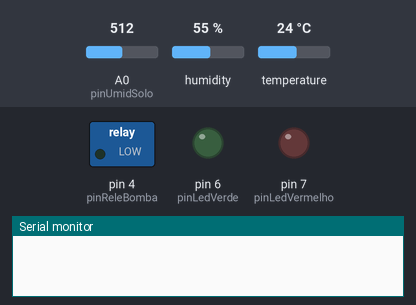
The sketch below on a simulated Arduino Uno, built with avr-gcc and run on an emulated ATmega328P. Parts: switched loads named in the sketch (green lamp = pin HIGH), output pins drawn as LEDs (lit = HIGH), the last lines printed to the serial monitor. The inputs (shaded band) are chosen by the test bench; at power-on: A0 (pinUmidSolo) = 512, humidity 55 %, temperature 24 °C. The modem accepts every AT command (registered, SIM ready, sends succeed) and sends nothing else.

Above: at 0.1 s.
At 18.2 s:
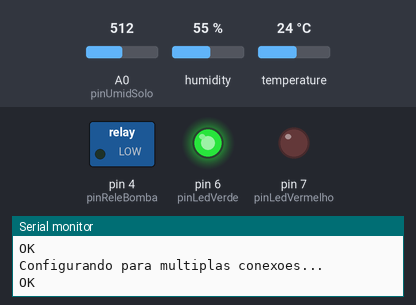
At 19.5 s:
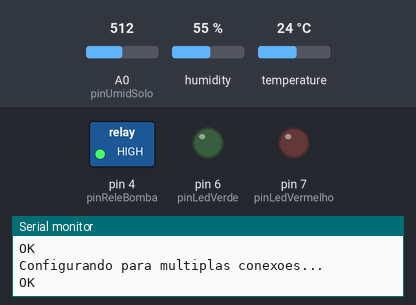
At 29.1 s:
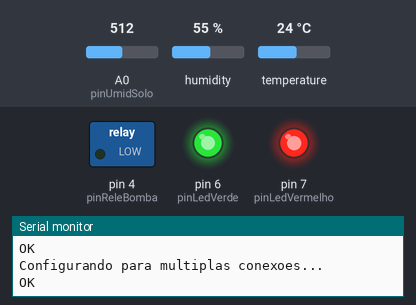
Timing chart, 0 to 30.6 s (numbered marks = the images above):
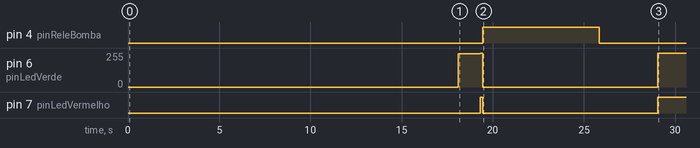

Measured:
- by itself, pin 4 (pinReleBomba): LOW → HIGH at 19.4 s, → LOW 6.4 s later
- by itself, pin 6 (pinLedVerde): 250/255 → 254/255 at 19.3 s, → 0/255 0.12 s later, → 254/255 9.6 s later
- by itself, pin 7 (pinLedVermelho): LOW → HIGH at 19.3 s, → LOW 0.12 s later, → HIGH 9.6 s later

The sketch:

monitoramento_feijao_esp8266_arduino.ino
```cpp
/**
 * Autor: Clébson Luiz
 * Descrição: Projeto muito simples para monitoramento de porção de terra usando arduino,
 *            com os modulos de leitura de umidade do solo, umidade e temperadura do ar,
 *            e acionamento de relé para ligar a irrigação por uma bomba d'agua. Upando os
 *            dados coletados com um modulo wifi esp8266, ou conhecida tambem como ESP-01.
 **/

#include <DHT.h>
#include <SoftwareSerial.h>


/**
 * defindo pinos e algumas das constantes usadas
 **/
#define DEBUG_REDE true
#define DEBUG_SENSORES false

#define pinUmidSolo A0

#define pinRX 10
#define pinTX 11

#define pinLedVermelho 7 // pin para o led vermelho
#define pinLedVerde 6 // pin para o led verde

#define pinDHT 2
#define pinReleBomba 4


const int PRONTO = 0,
          ESPERAR = 1,
          TERMINAR = 2; //Estados

// Cores do led
const int LED_OFF[] = {0, 0}, LED_RED[] = {255, 100}, LED_ORANGE[] = {130, 254}, LED_GREEN[] = {100, 250};

/*
 * Configurações da rede wifi
 **/
const String NOME_WIFI = "exemplo";
const String PASSWORD = "senha123";

/*
 * Host usado para enviar os dados via Put request
 **/
const String HOST = "192.168.1.112";
const int PORT = 8000;
/*
 * variaveis
 **/
String resposta = "";
bool asConn = false;

int valor_analogico = 0;
float porcentUmidSolo = 0;
float tempAr = 0, umidAr = 0;


/*
 * Classe cronometro para controlar o timer sem conjelar o programa o tempo todo.
 **/
class Cronometro
{
  private:
    unsigned long tempoAnterior;
    unsigned long tempoDuracao;

  public:
    Cronometro(long duracao) { // Construtor
      tempoAnterior = 0;
      Start(duracao);
    }

    Cronometro() { // Construtor
      tempoAnterior = 0;
      Cronometro(0);
    }

    void Start(long duracaoSeg) {
      /**
       * Define o tempo de duracao do cronometro.
       **/
      tempoDuracao = duracaoSeg * 1000;
    }

    void Reset() {
      /**
       * reseta o tempo anterior para iniciar uma nova contagem.
       **/
      tempoAnterior = millis();
    }

    long getDuration() {
      /**
       * @return tempo de duracao do cronometro em millisegundos
       **/
      return tempoDuracao;
    }

    boolean IsEncerrado() {
      /**
       * Verifica se o tempo definido foi encerrado
       **/
      unsigned long currentTime = millis();
      if (tempoAnterior <= 0) tempoAnterior = currentTime;
      return ((currentTime - tempoAnterior) > tempoDuracao);
    }
};
/**
  * classe para controlar o acionamento da bomba d'agua.
  **/
class BombaDAgua {

  private:
    int acaoBomba = PRONTO;
    int pinRele;
    boolean _acionarBomba = false;

    Cronometro timerDuracaoBomba;
    Cronometro timerEsperaBomba;

  public:
    BombaDAgua(int pinNum) { //Construtor
      pinRele = pinNum;
    }

    void init() {
      /**
       * inicia o pino do relé
       **/
      pinMode(pinRele, OUTPUT);
    }

    void proximaAcao(int acao) {
      /**
       * Define a proxima acao da bomba.
       **/
      acaoBomba = acao;
    }

    boolean IsAcao(int acao) {
      /**
       * @return verifica qual a atual ação
       **/
      return (acaoBomba == acao);
    }

    void prepararLigarBomba(int duracaoSeg, int esperarSeg) {
      /**
       * Prepara para ligar a bomba dagua definidno a duracao e quanto
       * tempo deve esperar para ligar novamente desde a ultima irrigação
       **/
      _acionarBomba = true;
      timerDuracaoBomba.Start(duracaoSeg);
      timerEsperaBomba.Start(esperarSeg);
    }

    void ligar() {
      /**
       * Aciona o relé da bomba d'agua e reseta o tempo de duracao
       * para iniciar a contagem a partir da contagem atual. a proxima
       * ação é definida como a de terminar/desligar o relé.
       **/
      digitalWrite(pinRele, HIGH);
      timerDuracaoBomba.Reset();
      proximaAcao(TERMINAR);
    }

    void desligar() {
      /**
       * Desliga o relé e reseta o tempo de espera para ligar novamente,
       * a proxima ação é definida como a de esperar ficar pronta novamente.
       **/
      digitalWrite(pinRele, LOW);
      timerEsperaBomba.Reset();
      _acionarBomba = false;
      proximaAcao(ESPERAR);
    }

    boolean IsDesligar() {
      // Verifica a necessidade de desligar a bomba.
      return ((timerDuracaoBomba.IsEncerrado()) && (acaoBomba == TERMINAR));
    }

    boolean IsLigar() {
      // Verifica a necessidade de ligar a bomba.
      return (_acionarBomba && (acaoBomba == PRONTO));
    }

    boolean IsEsperar() {
      // Verifica a necessidade de esperar para ligar novamente.
      return (!(timerEsperaBomba.IsEncerrado()) && (acaoBomba != PRONTO ));
    }

};

/*********************************************
   Configuracao da esp:
   Pino 10 RX Esp_Serial(RX, TX) -> Porta TX do Esp-01
   Pino 11 TX Esp_Serial(RX, TX) -> Porta RX do Esp-01
**********************************************/
SoftwareSerial ESP_Serial(pinRX, pinTX);

/*
 * Defindo o sensor dht que será usado
 **/
DHT dht(pinDHT, DHT11);


BombaDAgua bomba(pinReleBomba);
Cronometro timerPutJsonData(90);


void setup() {
  /**
    * Inicia a configuracao dos pinos dos sensores e do esp
    **/
  if (DEBUG_REDE || DEBUG_SENSORES) {
    Serial.begin(9600);
  }
  ESP_Serial.begin(9600);

  pinMode(pinUmidSolo, INPUT);
  pinMode(pinLedVermelho, OUTPUT);
  pinMode(pinLedVerde, OUTPUT);

  bomba.init();
  dht.begin();

  connectWifi(); // conecta na rede wifi
}


void loop() {
  delay(1000);

  verificarSensores(); //Atualiza os dados do sensores

  /**
   * Só inicia o processo da requisição quando o tempo de espera tiver encerrado e quando a
   * bomba d'agua não estiver ligada, visando evitar da bomba ficar mais tempo acionada do que
   * deveria por causa do tempo que a requisição leva pra terminar.
   */
  if (timerPutJsonData.IsEncerrado() && (bomba.IsAcao(ESPERAR) || bomba.IsAcao(PRONTO))) {
    Serial.println("Iniciando Requests...");

    connectWifi(); // conecta na rede wifi caso a conexão seja encerrada por erro.

    int sendProx = 0;
    int foi = false;

    while (!foi) {

      delay(6000);

      connectHost();

      if (!sendProx) {
        PutDHT11();
        sendProx = 1;
      }
      else {
        PutSoil();
        sendProx = 0;
        foi = true;
      }

      asError();

      String closeCommand = "AT+CIPCLOSE";
      sendCommand(closeCommand, 6000, DEBUG_REDE);
    }
    timerPutJsonData.Reset();
  }
  // else {
  //   if (DEBUG_REDE) {
  //     Serial.println(F("!!!!---Aguardando a rede ficar pronta..."));
  //   }
  // }
  delay(2000);
}

void connectWifi() {
/**
  * Prepara para conecar na rede wifi.
  **/
  while (!asConn) {
    sendCommand("AT+RST", 2000, DEBUG_REDE);
    sendCommand("AT+CWMODE=1", 2000, DEBUG_REDE);

    Serial.println("Conectando a rede...");
    String CWJAP = "AT+CWJAP=\"";
    CWJAP += NOME_WIFI;
    CWJAP += "\",\"";
    CWJAP += PASSWORD;
    CWJAP += "\"";
    sendCommand(CWJAP, 10000, DEBUG_REDE);

    delay(2000);

    if (resposta.indexOf("OK") == -1) {
      Serial.println(F("Atencao: Nao foi possivel conectar a rede WiFi."));
    }
    else {
      Serial.print(F("Sucesso! Conecado a Rede WiFi "));
      Serial.println(NOME_WIFI);

      Serial.println(F("Obtendo endereco de IP na rede..."));
      sendCommand("AT+CIFSR", 1000, DEBUG_REDE);

      Serial.println(F("Configurando para multiplas conexoes..."));
      sendCommand("AT+CIPMUX=1", 1000, DEBUG_REDE);

      asConn = true;

      dualLedColor(LED_GREEN);
    }
  }
}


void dualLedColor(int cor[]) {
 /**
  * Define as cores do led ky-019
  **/
  analogWrite(pinLedVermelho, cor[0]);
  analogWrite(pinLedVerde, cor[1]);
}

boolean asError() {
 /**
  * Verifica se teve algum erro.
  **/
  if (resposta.indexOf("Error") != -1 || resposta.indexOf("busy p") != -1) {
    asConn = false;
    return true;
  }
  return false;
}

boolean connectHost() {
 /**
  * Prepara para iniciar a conexão TCP com o host, para enviar os dados.
  **/
  String cmd = "AT+CIPSTART=1,\"TCP\",\"";
  cmd += HOST;
  cmd += "\",";
  cmd += PORT;

  sendCommand(cmd, 3000, DEBUG_REDE);

  if (ESP_Serial.find("Error")) {
    Serial.println(F("\n-----> Ocorreu um Erro ao tentar connectar ao Host!"));
    return false;
  }

  return true;
}

void PutDHT11() {
/**
  * Put Request com o corpo JSON para enviar os dados do sensor DHT11,
  * após preparar, é enviado o conteudo e então a conexão é encerrada
  **/
  String body = String("{\"nome\":\"Sensor de Temperatura e Umidade (DHT11)\",\"status\":[\"Temperatura: ");
  body += tempAr;
  body += "ºC\",\"Umidade: ";
  body += umidAr;
  body += "%\"]}";

  int content_length = body.length();

  String request = String("PUT /api/sensores/1 HTTP/1.1\r\n");
  request += "Host: ";
  request += HOST;
  request += "\r\n";
  request += "Connection: close\r\n";
  request += "Content-Type: application/json\r\n";
  request += "Content-Length: ";
  request += content_length;
  request += "\r\n";
  request += "\r\n";
  request += body;
  request += "\r\n";
  request += "\r\n";

  String cipSend = "AT+CIPSEND=1,";
  cipSend += request.length();

  sendCommand(cipSend, 3000, DEBUG_REDE);
  sendCommand(request, 10000, DEBUG_REDE);


  String closeCommand = "AT+CIPCLOSE";
  sendCommand(closeCommand, 10000, DEBUG_REDE);
}

void PutSoil() {
 /**
  * Put Request com o corpo JSON para enviar os dados do sensor de umidade do solo,
  * após preparar, é enviado o conteudo e então a conexão é encerrada
  **/
  String body = String("{\"nome\":\"Sensor de Umidade do Solo \",\"status\":[\"Umidade em: ");
  body += porcentUmidSolo;
  body += "%\"]}";

  int content_length = body.length();

  String request = String("PUT /api/sensores/2 HTTP/1.1\r\n");
  request += "Host: ";
  request += HOST;
  request += "\r\n";
  request += "Connection: close\r\n";
  request += "Content-Type: application/json\r\n";
  request += "Content-Length: ";
  request += content_length;
  request += "\r\n";
  request += "\r\n";
  request += body;
  request += "\r\n";
  request += "\r\n";

  String cipSend = "AT+CIPSEND=1,";
  cipSend += request.length();

  sendCommand(cipSend, 3000, DEBUG_REDE);
  sendCommand(request, 10000, DEBUG_REDE);


  String closeCommand = "AT+CIPCLOSE";
  sendCommand(closeCommand, 10000, DEBUG_REDE);
}

String sendCommand(String command, unsigned int timeout, boolean debug)
{
 /**
  * Envia os comandos para o esp8266 via AT comands
  **/
  resposta = "";
  ESP_Serial.println(command);
  unsigned long timeIn = millis();
  while ( (timeIn + timeout) > millis())
  {
    if (ESP_Serial.available())
    {
      char c = ESP_Serial.read();
      resposta += c;
    }
  }
  if (debug)
  {
    Serial.println(resposta);
  }
  return resposta;
}

void verificarSensores() {
 /**
  * Atualiza as variaveis globais com os dados atuais coletados dos sensores,
  * bem como verificar a necessidade de ligar a bomba.
  **/

  delay(100);
  valor_analogico = analogRead(pinUmidSolo);

  porcentUmidSolo = 100 - (valor_analogico / 10.24);

  delay(100);

  if (porcentUmidSolo >= 65 && porcentUmidSolo < 100)
  {
    verificarStatusSolo(valor_analogico, LED_GREEN, "-> Status: Solo umido", DEBUG_SENSORES);
  }
  if (porcentUmidSolo >= 40 && porcentUmidSolo < 65)
  {
    verificarStatusSolo(valor_analogico, LED_ORANGE, "-> Status: Umidade moderada", DEBUG_SENSORES);
    if (porcentUmidSolo < 60)
    {
      bomba.prepararLigarBomba(5, 1800); // Prepara para Ligar a bomba d'agua por 5 segundos e espera por 30 minutos
    }
  }
  if (porcentUmidSolo >= 0 && porcentUmidSolo < 40)
  {
    verificarStatusSolo(valor_analogico, LED_RED, "-> Status: Solo seco", DEBUG_SENSORES);
    bomba.prepararLigarBomba(10, 300); // Ligar a bomba d'agua por 10 segundos e espera 5 minutos para ligar novamente.
  }

  verificarDHT11(DEBUG_SENSORES);
  verificarBomba(DEBUG_SENSORES);
}

void verificarStatusSolo(int valor_umidade, int cor[], String status_msg, boolean debug) {
  if (bomba.IsAcao(TERMINAR)) {
    return;
  }
  dualLedColor(cor);
  if (debug) {
    Serial.print("MONITORAMENTO -- SOLO --");
    Serial.print(status_msg);
    Serial.print(" | -> Analógica: ");
    Serial.print(valor_umidade);
    Serial.print(" | -> Umidade em ");
    Serial.print(porcentUmidSolo);
    Serial.println("%");
  }
  delay(100);
}

void verificarDHT11(boolean debug) {
  if (bomba.IsAcao(TERMINAR)) {
    return;
  }

  /**
   * A leitura da temperatura ou umidade pode levar aprximadamente 300ms
   * O atraso do sensor pode chegar a 2 segundos
   **/
  tempAr = dht.readTemperature(); // lê a temperatura em Graus Celsius
  umidAr = dht.readHumidity(); // lê a umidade em %

  if (isnan(umidAr) || isnan(tempAr)) {
    if (debug) {
      Serial.println("Falha na leitura do Sensor DHT!");
    }
    umidAr = 0.0;
    tempAr = 0.0;
  }
  else {
    if (debug) {
      Serial.print("---->>>");
      Serial.print("Temperatura do Ar: ");
      Serial.print(tempAr);
      Serial.print(" *C ");

      Serial.print("|| "); // tabulação

      Serial.print("Umidade: ");
      Serial.print(umidAr);
      Serial.print(" %\t");

      Serial.println(); // nova linha
    }
  }
}


void verificarBomba(boolean debug) {
/**
 * Verifica os estados da bomba d'agua para verificar se é pra liga-la,
 * desliga-la ou se é pra esperar para ligar novamente.
 **/
  if (bomba.IsLigar()) {
    if (debug) {
      Serial.println("---->> Bomba Ligada!");
    }
    dualLedColor(LED_OFF);
    bomba.ligar();
    return;
  }

  if (bomba.IsDesligar()) {
    if (debug) {
      Serial.println("---->> Deligar bomba!");
    }
    bomba.desligar();
    return;
  }

  if (bomba.IsEsperar()) {

    if (debug) {
      Serial.println(F("---->> Esperando para ligar novamente!"));
    }
    return;
  }

  bomba.proximaAcao(PRONTO);
  if (debug) {
    Serial.println(F("---->> Pronta para acionar a bomba d'agua novamente...!"));
  }
}
```
